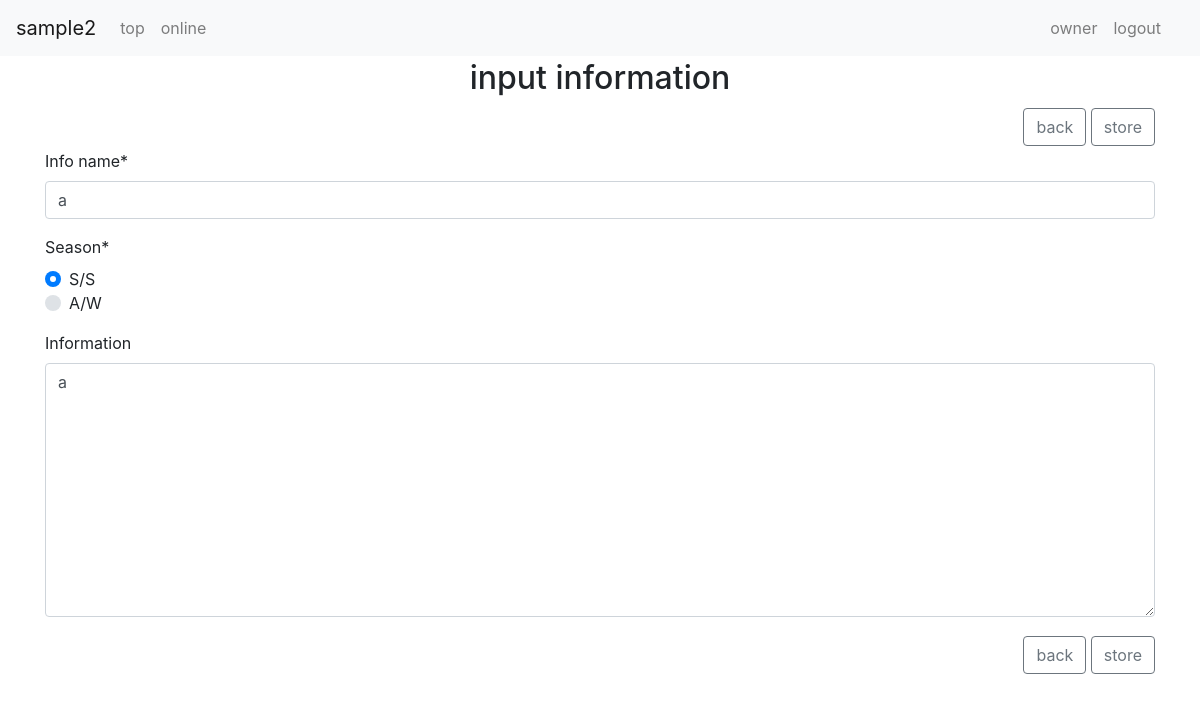
/app/info_update/2/ (signed in), run on an earlier commit of the app's database.
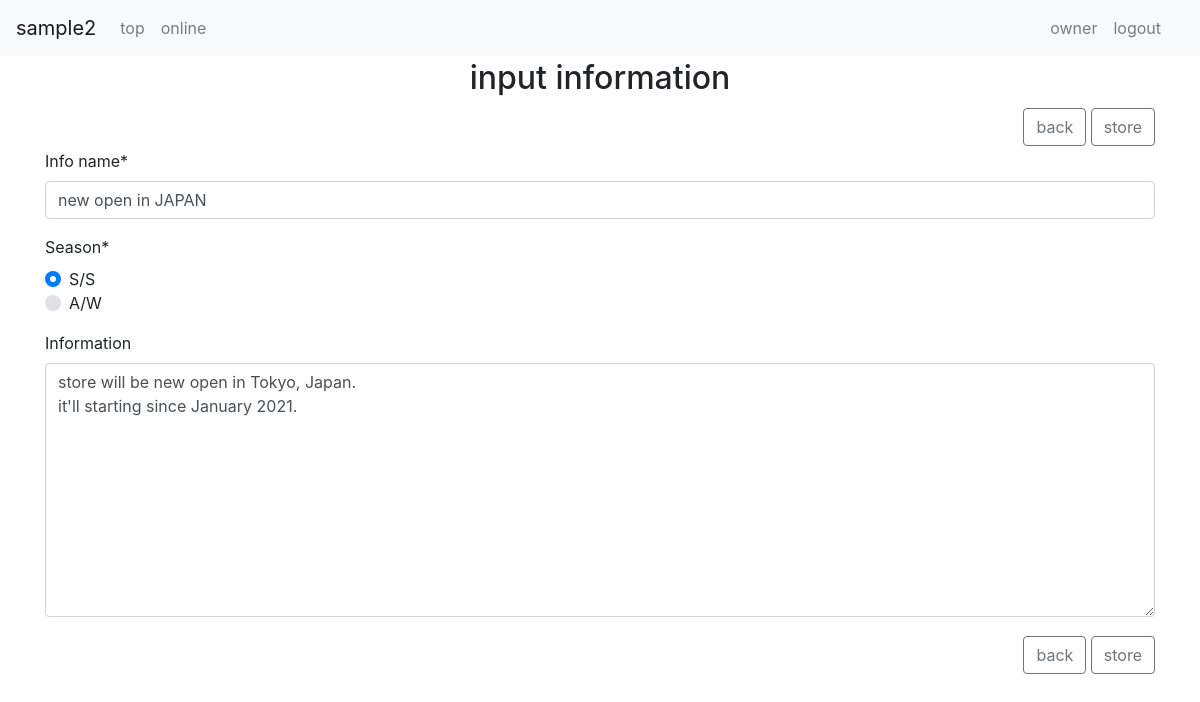
And on a later commit of the database.
### app/models.py (models this page shows)
class Info(models.Model):
    SEX_CHOICES = (
        (1, 'S/S'),
        (2, 'A/W'),
    )
    name = models.CharField(
        verbose_name='info name',
        max_length=200,
    )
    season = models.IntegerField(
        verbose_name='season',
        choices=SEX_CHOICES,
        default=1
    )
    info = models.TextField(
        verbose_name='information',
        max_length=300,
        blank=True,
        null=True,
    )
    created_at = models.DateTimeField(
        verbose_name='registlation date',
        auto_now_add=True
    )

### app/views.py (the view)
# urls.py: path('info_update/<int:pk>/', InfoUpdateView.as_view(), name='info_update'),
class InfoUpdateView(LoginRequiredMixin, UpdateView):
    model = Info
    form_class = InfoForm
    success_url = reverse_lazy('')

### app/forms.py
class InfoForm(forms.ModelForm):
    class Meta:
        model = Info
        fields = ('name','season','info')
        widgets = {
                    'name': forms.TextInput(attrs={'placeholder':'for example：AirLight-20'}),
                    'season': forms.RadioSelect(),
                    'info': forms.Textarea(),
                  }

### app/templates/app/info_form.html (shortened to what this page needs)
{% extends "./_base.html" %}
{% load crispy_forms_tags %}
{% block content %}
<div class="container">
    <div class="row">
        <div class="col-12">
            <h2 class="text-center">input information</h2>
        </div>
    </div>
    <div class="row">
        <div class="col-12">
            <div class="float-right">
                <a class="btn btn-outline-secondary" href="{% url '' %}">back</a>
                <a class="btn btn-outline-secondary save" href="#">store</a>
            </div>
        </div>
    </div>
    <div class="row">
        <div class="col-12">
            <form method="post" enctype="multipart/form-data" id="myform" multiple="">
                {%crispy form%}
            </form>
        </div>
    </div>
    <div class="row">
        <div class="col-12">
            <div class="float-right">
                <a class="btn btn-outline-secondary" href="{% url '' %}">back</a>
                <a class="btn btn-outline-secondary save" href="#">store</a>
            </div>
        </div>
    </div>
</div>
{% endblock %}

What changed in the data, as far as the page shows it:
changed Info: name "a" → "new open in JAPAN"; info "a" → "store will be new open in Tokyo, Japan. it'll starting since January 2021."
